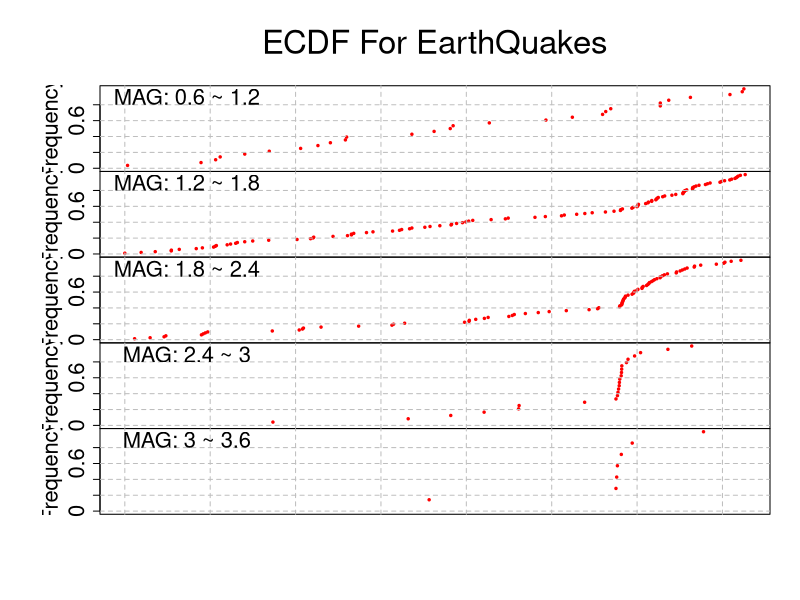

Generate this figure with R: (Note: this script raises an error after producing the figure.)
args = commandArgs(trailingOnly = TRUE)
data_path = args[1]
print (data_path)
setwd(
  #  '/home/sunnymh/stat157/final_project'
  # Please enter the directory where this file and data is saved
  data_path
  )

# Revise the path if necessary
#setwd("~/STAT157/Final")

# Load data
t250 <- read.csv("./250.csv")
#tnew <- read.csv("./1932_2013_mag_3.5.csv")

# Define a function for plotting inspired by Sunny's code
plot_ecdf=function (cleandata) {
      # code for creating the time disired
        dates <-cleandata[["YYYY.MM.DD"]]
          times <-cleandata[["HH.mm.SS.ss"]]
            datatime <-as.POSIXct(strptime(paste(dates, times), "%Y/%m/%d %H:%M:%OS"))
              newtime <-as.numeric(difftime(datatime,datatime[which(min(as.numeric(datatime))==as.numeric(datatime))],
                                              units="days"))
                cleandata = data.frame(cleandata, 'newtime' = newtime)

                  # New Code added by Qi to generate adaptive ECDF plot
                    max_mag=ceiling(max(cleandata$MAG))
                      # no more than 6 rows
                        tgt_ysteps=6
                          # Calculate size of interval, 
                            ystep_size=ceiling((max_mag/(tgt_ysteps+1)*10))/10         # Align to 0.1
                              # Generate lower boundary and upper boundary of each interval
                                min=seq(0,max_mag-ystep_size-0.05, by=ystep_size)
                                  max=seq(ystep_size,max_mag-0.05, by=ystep_size)
                                    
                                      # No more than 8 columns
                                        tgt_xsteps=8
                                          # Calculate size of interval
                                            xstep_size=(floor(((max(newtime))/tgt_xsteps+49)/50))*50     # Align to 50 days
                                              # Calculate location of these ticks and title of these ticks
                                                xaxt_pos=seq(0,max(newtime)+xstep_size-1,by=xstep_size)
                                                  xaxt_date=strsplit(as.character(as.POSIXct(xaxt_pos*3600*24, unit="days", 
                                                                       origin=datatime[which(min(as.numeric(datatime))==as.numeric(datatime))])),
                                                                                            " ")
                                                    xaxt_title=sapply(xaxt_date, function(x) {x[1]})
                                                     
                                                       # group the newtimes base on MAG
                                                         groups = mapply(function(min, max){
                                                                 newtime[which(cleandata$MAG> min & cleandata$MAG < max)]
                                                                   },min, max)
                                                           
                                                             # Count how many groups will be plotted
                                                               groups_nr=0
                                                                 for ( i in 1:length(groups)) {
                                                                         if(length(groups[[i]])) {
                                                                                   groups_nr=groups_nr+1
                                                                                       }
                                                                                         }

                                                                                           ############## get the plots #################
                                                                                             # Divide the working zone, add 1 for title and 1 for horizontal axis
                                                                                               par(mfrow = c(groups_nr+2,1))
                                                                                                 # Generate the title
                                                                                                   par(mai = c(0, 1, 0, 0.3))
                                                                                                     par(col="white")
                                                                                                       plot(0,0,main="",col="white",xlab="",ylab="",xaxt="n",yaxt="n")
                                                                                                         par(col="black")
                                                                                                           text(0,0,"ECDF For EarthQuakes",col="black",cex=3)
                                                                                                             # Generate the major part
                                                                                                               for (i in 1:length(groups)){
                                                                                                                       if (length(groups[[i]] != 0)){
                                                                                                                                 test = groups[[i]]
                                                                                                                                       Fn <- ecdf(test)
                                                                                                                                             if (i ==1){
                                                                                                                                                         par(mai = c(0, 1, 0, 0.3))
                                                                                                                                                                 plot(test,Fn(test), col = 'red', xlim = c(0, max(newtime)), ylim=c(0,1),
                                                                                                                                                                              pch = 19, cex = 0.5, xaxt = 'n', yaxt="n", ylab = "Frequency", cex.lab=2)
                                                                                                                                                                         axis(2, at=seq(0, 0.8, by = 0.2), seq(0, 0.8, by = 0.2),cex.axis=2)
                                                                                                                                                                               }else if (i==length(groups)){
                                                                                                                                                                                           par(mai = c(0, 1, 0, 0.3))
                                                                                                                                                                                                   plot(test,Fn(test), col = 'red', xlim = c(0, max(newtime)), ylim=c(0,1),
                                                                                                                                                                                                                pch = 19, cex = 0.5, xaxt="n", yaxt="n", ylab = "Frequency", cex.lab=2)
                                                                                                                                                                                                           axis(2, at=seq(0, 0.8, by = 0.2), seq(0, 0.8, by = 0.2),cex.axis=2)
                                                                                                                                                                                                                 }else{
                                                                                                                                                                                                                             par(mai = c(0, 1, 0, 0.3))
                                                                                                                                                                                                                                     plot(test,Fn(test), col = 'red', xlim = c(0, max(newtime)), ylim=c(0,1),
                                                                                                                                                                                                                                                  pch = 19, cex = 0.5, xaxt = 'n', yaxt="n", ylab = "Frequency", cex.lab=2)
                                                                                                                                                                                                                                             axis(2, at=seq(0, 0.8, by = 0.2), seq(0, 0.8, by = 0.2),cex.axis=2)
                                                                                                                                                                                                                                                   }
                                                                                                                                                                                                                                                       
                                                                                                                                                                                                                                                             for (j in xaxt_pos ){
                                                                                                                                                                                                                                                                         abline(v = j, lty =2, col = 'grey')
                                                                                                                                                                                                                                                                               }
                                                                                                                                                                                                                                                                                     for (j in seq(0,0.8,by=0.2)) {
                                                                                                                                                                                                                                                                                                 abline(h = j, lty =2, col = 'grey')
                                                                                                                                                                                                                                                                                                       }
                                                                                                                                                                                                                                                                                                             text(max(newtime)/10, 0.9, label = paste('MAG:', min[i], '~', max[i]),cex=2)
                                                                                                                                                                                                                                                                                                                 }
                                                                                                                                                                                                                                                                                                                   }
                                                                                                                                                                                                                                                                                                                     
                                                                                                                                                                                                                                                                                                                       ########### Add labels to x-axis ###########
                                                                                                                                                                                                                                                                                                                         par(mai = c(1.5, 1, 0, 0.3))
                                                                                                                                                                                                                                                                                                                           # Enforce new plot and fine tune zoom factor of the new plot with an invisible plot
                                                                                                                                                                                                                                                                                                                             par(col="white")
                                                                                                                                                                                                                                                                                                                               plot(x=c(0,1),y=c(0,0),xlim=c(0,max(newtime)),ylim=c(0,0), xaxt="n",yaxt="n",ylab="",xlab="")
                                                                                                                                                                                                                                                                                                                                 par(col="black")
                                                                                                                                                                                                                                                                                                                                   # Plot vertical line for alignment
                                                                                                                                                                                                                                                                                                                                     for (j in xaxt_pos ){
                                                                                                                                                                                                                                                                                                                                             abline(v = j, lty =2, col = 'grey')
                                                                                                                                                                                                                                                                                                                                               }
                                                                                                                                                                                                                                                                                                                                                 # Plot Horizontal Axis with Date Mark
                                                                                                                                                                                                                                                                                                                                                   axis(1, at=xaxt_pos, xaxt_title, las=2, cex.axis=2)
}

# Call the function to generate plot based on data loaded
png("./plot.png", 600, 1200)
plot_ecdf(t250)
dev.off()
#png("ecdfplot_new.png",600,1200)
#plot_ecdf(tnew)
dev.off()
